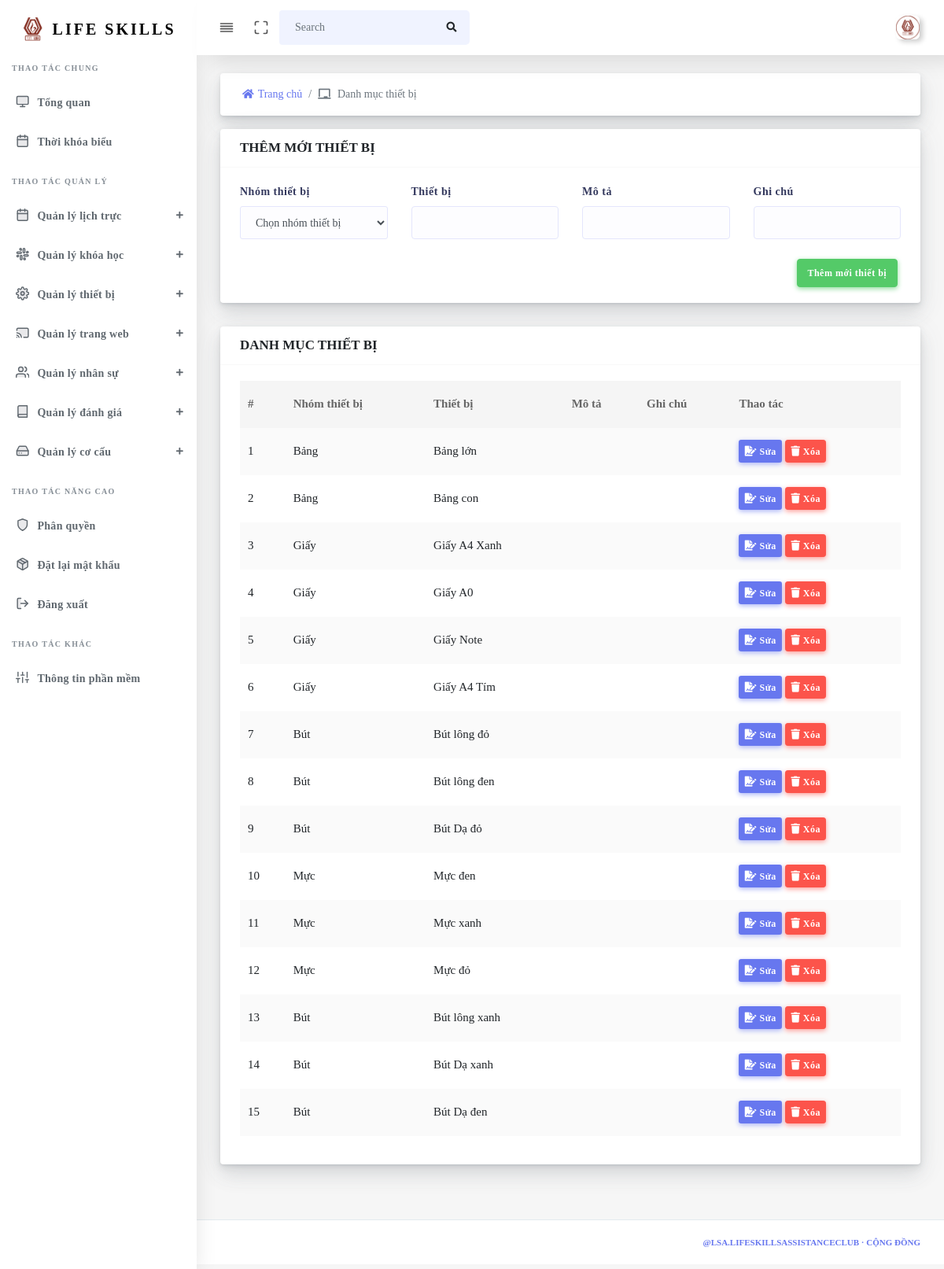
Screenshot of /Admin/Device (signed in) with the database file from the repository.
### tables this page shows
CREATE TABLE `tbl_device` (
  `id_device` int(255) NOT NULL,
  `id_devicegroup` int(255) NOT NULL,
  `device` varchar(255) NOT NULL,
  `description` varchar(255) DEFAULT NULL,
  `note` varchar(255) DEFAULT NULL
);

CREATE TABLE `tbl_devicegroup` (
  `id_devicegroup` int(255) NOT NULL,
  `devicegroup` varchar(255) NOT NULL,
  `note` varchar(255) DEFAULT NULL
);

### source/views/admin/layout.php (called while the page is built)
<?php
$filepath = realpath(dirname(__FILE__));
require_once($filepath . '/partials/header.php');
require_once($filepath . '/partials/sidebar.php');
require_once($filepath . '/pages/' . $data['page'] . '.php');
require_once($filepath . '/partials/footer.php');
?>

### source/core/Controller.php (called while the page is built, shortened)
<?php
class Controller
{
    public function viewAdmin($view, $data = [])
    {
        require_once(realpath(dirname(__FILE__)) . '/../views/admin/' . $view . '.php');
    }
}
?>

### source/controllers/Admin.php (called while the page is built, shortened)
<?php
class Admin extends Controller
{
  private $Device;
  function __construct()
  {
    $this->Device           = $this->model("Device");
  }
  public function Device()
  {
    $Notification = [];
    $this->viewAdmin("layout", [
      "page"            => "device/device",
      "ListDevice"      => $this->Device->getDevice(),
      "ListDeviceGroup" => $this->Device->getDeviceGroup(),
      "Notification"    => $Notification,
    ]);
  }
}

### source/core/App.php (called while the page is built, shortened)
<?php
class App
{
    protected $action       = "Index";
    function __construct()
    {
        $arr        = $this->UrlProcess();
        $filepath   = realpath(dirname(__FILE__));
        if (isset($arr[0])) {
            if (file_exists($filepath . '/../controllers/' . $arr[0] . '.php')) {
                if ($arr[0] == "Admin") {
                    $this->action = "Home";
                }
                unset($arr[0]);
            }
        }
        $this->controller = new $this->controller;
        if (isset($arr[1])) {
            if (method_exists($this->controller, $arr[1])) {
                $this->action = $arr[1];
            }
            unset($arr[1]);
        }
        $this->params = $arr ? array_values($arr) : [];
        call_user_func_array([$this->controller, $this->action], $this->params);
    }
    function UrlProcess()
    {
        if (isset($_GET["url"])) return explode("/", filter_var(trim($_GET["url"], "/")));
    }
}
?>

### index.php (called while the page is built, shortened)
<?php
$myApp = new App();
?>

### source/core/lib/database.php (called while the page is built, shortened)
<?php
class Database
{
  protected $host   = DB_HOST;
  protected $user   = DB_USER;
  protected $pass   = DB_PASS;
  protected $dbname = DB_NAME;
  public $link;
  private function connectDB()
  {
    $this->link = new mysqli(
      $this->host,
      $this->user,
      $this->pass,
      $this->dbname
    );
  }
  public function select($query)
  {
    $result = $this->link->query($query) or
      die($this->link->error . __LINE__);
    if ($result->num_rows > 0) {
      return $result;
    } else {
      return false;
    }
  }
}

### source/models/Device.php (called while the page is built, shortened)
<?php
class Device
{
  private $db;
  public function __construct()
  {
    $this->db = new Database();
  }
  public function getDevice()
  {
    $query  = "SELECT tbl_device.*, tbl_devicegroup.devicegroup FROM tbl_device, tbl_devicegroup WHERE tbl_device.id_devicegroup = tbl_devicegroup.id_devicegroup";
    $result = $this->db->select($query);
    return $result;
  }
}

### source/views/admin/pages/device/device.php (the view, shortened to what this page needs)
<div class="main-content">
  <section class="section mb-3">
    <div class="section-body">
      <div class="row">
        <div class="col-md-12">
          <div class="card mb-2">
            <div class="card-body p-2">
              <nav aria-label="breadcrumb m-0">
                <ol class="breadcrumb bg-white m-0">
                  <li class="breadcrumb-item"><a href="Admin/Home"><i class="fas fa-home"></i>Trang chủ</a></li>
                  <li class="breadcrumb-item active" aria-current="page"><i class="fas fa-chalkboard"></i> Danh mục thiết bị </li>
                </ol>
              </nav>
            </div>
          </div>
        </div>
      </div>
    </div>
  </section>
  <section class="section">
    <div class="section-body">
      <div class="row">
        <div class="col-md-12">
          <div class="card">
            <div class="card-header">
              <h4>THÊM MỚI THIẾT BỊ</h4>
            </div>
            <div class="card-body">
              <form action="Admin/Device" method="post">
                <div class="row">
                  <div class="col-sm">
                    <div class="form-group">
                      <label>Nhóm thiết bị</label>
                      <select class="form-control selectric" name="id_devicegroup">
                        <option value="" class="font-weight-bold">Chọn nhóm thiết bị</option>
                      </select>
                    </div>
                  </div>
                  <div class="col-sm">
                    <div class="form-group">
                      <label>Thiết bị</label>
                      <input type="text" name="device" class="form-control">
                    </div>
                  </div>
                  <div class="col-sm">
                    <div class="form-group">
                      <label>Mô tả</label>
                      <input type="text" name="description" class="form-control">
                    </div>
                  </div>
                  <div class="col-sm">
                    <div class="form-group">
                      <label>Ghi chú</label>
                      <input type="text" name="note" class="form-control">
                    </div>
                  </div>
                  <div class="col-12 text-right">
                    <button class="btn btn-success mr-1" name="addDevice" type="submit">Thêm mới thiết bị</button>
                  </div>
                </div>
              </form>
            </div>
          </div>
        </div>
        <div class="col-md-12">
          <div class="card">
            <div class="card-header">
              <h4>DANH MỤC THIẾT BỊ</h4>
            </div>
            <div class="card-body">
              <div class="table-responsive">
                <table class="table table-striped table-hover" id="table-1">
                  <thead>
                    <tr>
                      <th>#</th>
                      <th>Nhóm thiết bị</th>
                      <th>Thiết bị</th>
                      <th>Mô tả</th>
                      <th>Ghi chú</th>
                      <th>Thao tác</th>
                    </tr>
                  </thead>
                  <tbody>
                    <?php $i = 1;
                    if ($data['ListDevice']) {
                      while ($value = $data['ListDevice']->fetch_assoc()) { ?>
                        <tr>
                          <td><?php echo $i++; ?></td>
                          <td><?php echo $value['devicegroup']; ?></td>
                          <td><?php echo $value['device']; ?></td>
                          <td><?php echo $value['description']; ?></td>
                          <td><?php echo $value['note']; ?></td>
                          <td>
                            <a href="#" class="btn btn-sm btn-primary" onclick="updateDevice('<?php echo $value['devicegroup']; ?>','<?php echo $value['id_device']; ?>', '<?php echo $value['id_devicegroup']; ?>', '<?php echo $value['description']; ?>', '<?php echo $value['device']; ?>', '<?php echo $value['note']; ?>');" data-toggle="modal" data-target="#updateDevice"><i class="fas fa-file-signature"></i> Sửa </a>
                            <a href="#" class="btn btn-sm btn-danger" onclick="deleteDevice('<?php echo $value['id_device']; ?>', '<?php echo $value['device']; ?>');" data-toggle="modal" data-target="#deleteDevice"><i class="fas fa-trash"></i> Xóa </a>
                          </td>
                        </tr>
                    <?php }
                    } ?>
                  </tbody>
                </table>
              </div>
            </div>
          </div>
        </div>
      </div>
    </div>
  </section>
</div>

### rows the page displays
tbl_device: id_devicegroup.devicegroup "Bảng", device "Bảng lớn"
tbl_device: id_devicegroup.devicegroup "Bảng", device "Bảng con"
tbl_device: id_devicegroup.devicegroup "Giấy", device "Giấy A4 Xanh"
tbl_device: id_devicegroup.devicegroup "Giấy", device "Giấy A0"
tbl_device: id_devicegroup.devicegroup "Giấy", device "Giấy Note"
tbl_device: id_devicegroup.devicegroup "Giấy", device "Giấy A4 Tím"
tbl_device: id_devicegroup.devicegroup "Bút", device "Bút lông đỏ"
tbl_device: id_devicegroup.devicegroup "Bút", device "Bút lông đen"
tbl_device: id_devicegroup.devicegroup "Bút", device "Bút Dạ đỏ"
tbl_device: id_devicegroup.devicegroup "Mực", device "Mực đen"
tbl_device: id_devicegroup.devicegroup "Mực", device "Mực xanh"
tbl_device: id_devicegroup.devicegroup "Mực", device "Mực đỏ"
tbl_device: id_devicegroup.devicegroup "Bút", device "Bút lông xanh"
tbl_device: id_devicegroup.devicegroup "Bút", device "Bút Dạ xanh"
tbl_device: id_devicegroup.devicegroup "Bút", device "Bút Dạ đen"
